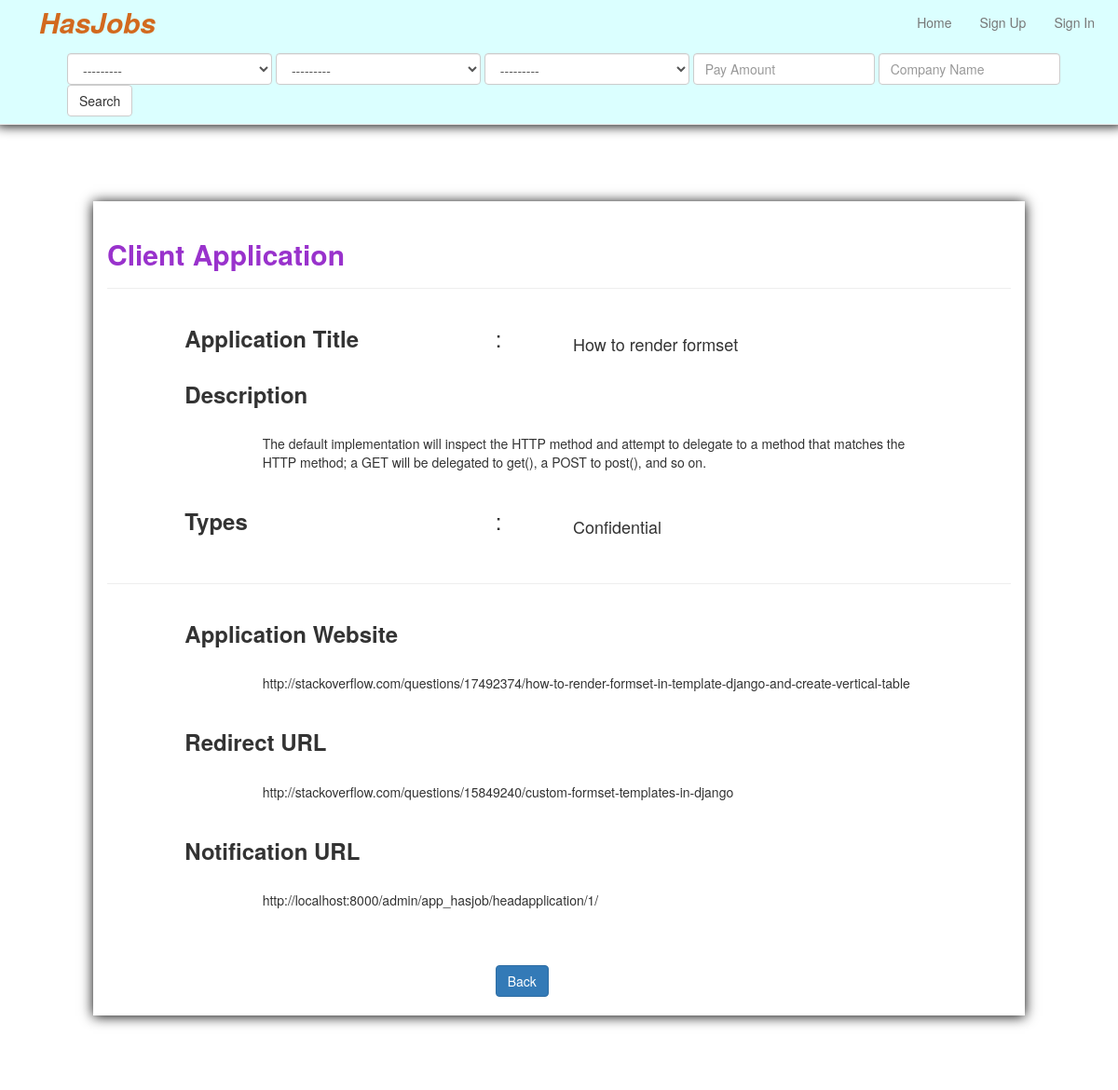
The app's page /view-client/how-to-render-formset with its own data.
### app_hasjob/models.py (models this page shows, shortened)
class ClientApplication(models.Model):
	application_title = models.CharField(max_length=200)
	slug = models.SlugField(unique=True, null=True, blank=True)
	description = models.TextField()
	types = models.ForeignKey(ClientTypes)
	application_website = models.URLField()
	redirect_url = models.URLField()
	notification_url = models.URLField()
	class Meta:
		verbose_name = ("Client Application")
		verbose_name_plural = ("Client Applications")

class ClientTypes(models.Model):
	types = models.CharField(max_length=200)
	def __str__(self):
		return self.types
	class Meta:
		verbose_name = ("Client Type")
		verbose_name_plural = ("Client Types")

### app_hasjob/views.py (the view)
# urls.py: url(r'^view-client/(?P<slug>[\w-]+)$', 'app_hasjob.views.view_client', name='view_client'),
def view_client(request, slug):
	view_client = ClientApplication.objects.get(slug=slug)
	return render(request, 'profile/view_client.html', {'view_client': view_client})

### app_hasjob/forms.py
class JobFilterForm(forms.Form):
	location__id = forms.ModelChoiceField(queryset=Location.objects.all(),widget=forms.Select(attrs={"class":"form-control","style":"width:220px"}))
	add_job_types__id = forms.ModelChoiceField(queryset=AddJobTypes.objects.all(),widget=forms.Select(attrs={"class":"form-control","style":"width:220px"}))
	add_job_category__id = forms.ModelChoiceField(queryset=AddJobCategory.objects.all(),widget=forms.Select(attrs={"class":"form-control","style":"width:220px"}))

### app_hasjob/models.py (called while the page is built)
	def __str__(self):
		return self.location

	def __str__(self):
		return self.types

	def __str__(self):
		return self.category

### app_hasjob/templatetags/job_filter.py (called while the page is built)
@register.inclusion_tag("tags/job_filter.html")
def job_filter(request):
	filter_form = JobFilterForm(request.GET)
	return {'filter_form': filter_form}

### templates/profile/view_client.html
{% extends "base.html" %}
{% block content %}
	<br><br>
	<div class="row">
		<div class="row">
			<div class="col-lg-offset-1 col-lg-10 box-shad">
				<br>
				<h2 style="color:#9932CC"><b>Client Application</b></h2>
				<hr>
				<div class="row">
					<div class="col-lg-offset-1 col-lg-4">
						<h3><b>Application Title</b></h3>
					</div>
					<div class="col-lg-1">
						<h3>:</h3>
					</div>
					<br>
					<div class="col-lg-4">
						<h4>{{view_client.application_title}}</h4>
					</div>
				</div>
				<div class="row">
					<div class="col-lg-offset-1 col-lg-10">
						<h3><b>Description</b></h3>
						<br>
					</div>
					<div class="col-lg-offset-2 col-lg-9">
						{{view_client.description}}
						<br><br>
					</div>
				</div>
				<div class="row">
					<div class="col-lg-offset-1 col-lg-4">
						<h3><b>Types</b></h3>
					</div>
					<div class="col-lg-1">
						<h3>:</h3>
					</div>
					<br>
					<div class="col-lg-4">
						<h4>{{view_client.types}}</h4>
					</div>
				</div>
				<br>
				<hr>
				<div class="row">
					<div class="col-lg-offset-1 col-lg-10">
						<h3><b>Application Website</b></h3>
						<br>
					</div>
					<div class="col-lg-offset-2 col-lg-9">
						{{view_client.application_website}}
						<br><br>
					</div>
				</div>
				<div class="row">
					<div class="col-lg-offset-1 col-lg-10">
						<h3><b>Redirect URL</b></h3>
						<br>
					</div>
					<div class="col-lg-offset-2 col-lg-9">
						{{view_client.redirect_url}}
						<br><br>
					</div>
				</div>
				<div class="row">
					<div class="col-lg-offset-1 col-lg-10">
						<h3><b>Notification URL</b></h3>
						<br>
					</div>
					<div class="col-lg-offset-2 col-lg-9">
						{{view_client.notification_url}}
						<br><br>
					</div>
				</div>
				<br><br>
				<div class="row">
					<div class="col-lg-offset-5 col-lg-4">
						<a class="btn btn-primary" href="/profile">Back</a>
					</div>
				</div>
				<br>
			</div>
		</div>
	</div>
	<br><br><br><br>
{% endblock %}

### staticdirs/css/justified-nav.css (style rules this page uses)
body { padding-top: 20px; }

### staticdirs/css/style.css (style rules this page uses)
.box-shad { -moz-box-shadow: 0px 1px 13px #000000; -webkit-box-shadow: 0px 1px 13px #000000; box-shadow: 0px 1px 13px #000000; }

### records on screen
ClientApplication: application_title "How to render formset", description "The default implementation will inspect the HTTP method and attempt to delegate to a method that matches the HTTP method; a GET will be delegated to get(), a POST to post(), and so on.", types "Confidential", application_website "http://stackoverflow.com/questions/17492374/how-to-render-formset-in-template-django-and-create-vertical-table", redirect_url "http://stackoverflow.com/questions/15849240/custom-formset-templates-in-django", notification_url "http://localhost:8000/admin/app_hasjob/headapplication/1/"
